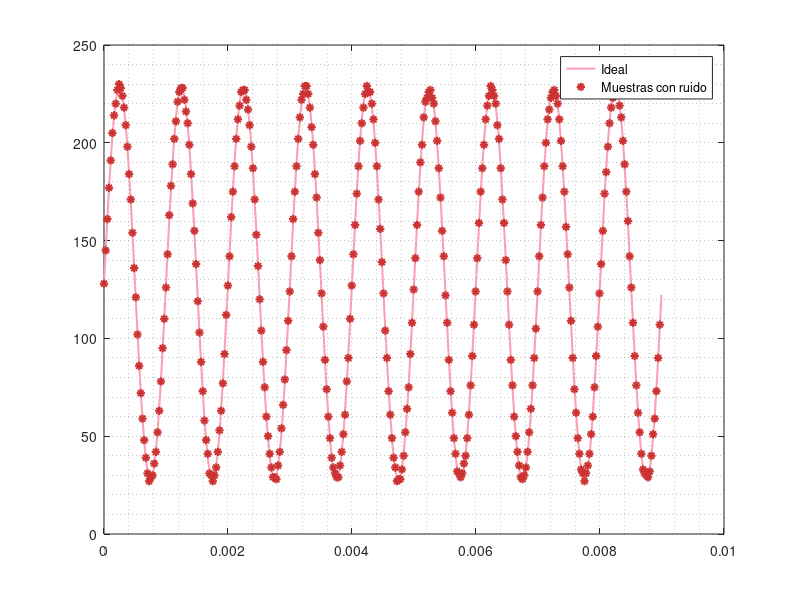

Reproduce this figure in MATLAB.
close all;
clear all;
clc;

pinky  = [250, 160, 180]/255;
blue   = [ 50,  50, 205]/255;
red    = [205,  50,  50]/255;

%|//////////////////////////////////////|\\\\\\\\\\\\\\\\\\\\\\\\\\\\\\\\\\\\\|%
%|/////////////////////////////| Configuraciones |\\\\\\\\\\\\\\\\\\\\\\\\\\\\|%
%|//////////////////////////////////////|\\\\\\\\\\\\\\\\\\\\\\\\\\\\\\\\\\\\\|%
fCK = 16e6;          # frecuencia de clock: 16 MHz
b = 8;               # bits de trabajo: 8
fs = fCK/(32*13.5);  # frecuencia de muestreo: ADC clock con prescaler x32
Ts = 1/fs;           # período de muestreo

f = 1e3;             # frecuencia de la onda: 1 kHz
T = 1/f;             # período de la onda
A = 100;             # amplitud de la onda
Nl = 2;              # nivel de ruido, valor pico
off = 128;           # nivel de offset

N_PERIODS_TO_SAMPLE = 9;
SAMPLES_PER_PERIOD = floor(fs/f);
SAMPLES_TABLE_LEN = N_PERIODS_TO_SAMPLE * SAMPLES_PER_PERIOD;


%||||||||||||||||||||||||||||||||||||||||||||||||||||||||||||||||||||||||||||||%
%|||||||||||||||||||||||||||||||| Procesamiento |||||||||||||||||||||||||||||||%
%||||||||||||||||||||||||||||||||||||||||||||||||||||||||||||||||||||||||||||||%

%------------------------------------ Ideal -----------------------------------%
t0 = 0:Ts/2:N_PERIODS_TO_SAMPLE*T;
y0 = off + A*sin(2*pi*f*t0);

%---------------------------------- Muestras ----------------------------------%
t = 0:Ts:N_PERIODS_TO_SAMPLE*T-Ts;
n = numel(t);
y = round(off+ A*sin(2*pi*f*t) + 2*Nl*rand(1, n)-Nl);


%|//////////////////////////////////////|\\\\\\\\\\\\\\\\\\\\\\\\\\\\\\\\\\\\\|%
%|/////////////////////////////////| Gráfico |\\\\\\\\\\\\\\\\\\\\\\\\\\\\\\\\|%
%|//////////////////////////////////////|\\\\\\\\\\\\\\\\\\\\\\\\\\\\\\\\\\\\\|%
plot(t0, y0, 'linewidth', 1.5, 'color', pinky, '-;Ideal;');
hold on;
plot(t, y, 'linewidth', 1.5, 'color', red, '*;Muestras con ruido;');
grid minor;

%|//////////////////////////////////////|\\\\\\\\\\\\\\\\\\\\\\\\\\\\\\\\\\\\\|%
%|/////////////////////////////| Salida de tabla |\\\\\\\\\\\\\\\\\\\\\\\\\\\\|%
%|//////////////////////////////////////|\\\\\\\\\\\\\\\\\\\\\\\\\\\\\\\\\\\\\|%
c = 12; # cantidad de valores por línea
printf('%d valores (%d por línea):\n', n, c);
for k = 1:n
    if (rem(k-1, c) == 0)
        printf('    .db ')
    endif

    x = y(k);
    if (x < 0)
        x = bitcmp(-x, b) + 1; # complemento a 2 en 8 bits
    endif
    printf("0x%02X", x)

    if (rem(k-1, c) == c-1 || k == n)
        printf('\n')
    else
        printf(', ')
    endif
endfor
printf('\n');
